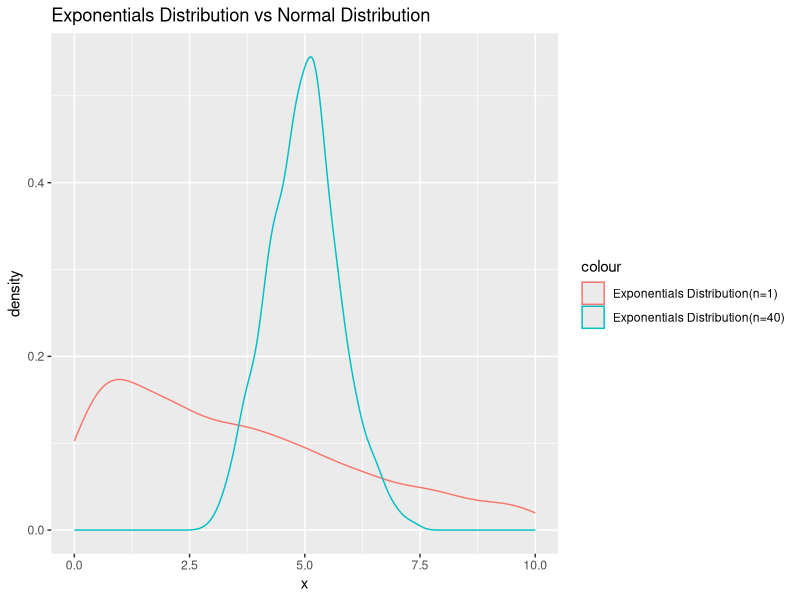

Generate this figure with R:
## ---- chunk 1
# Specify variables
set.seed(888)
n1=1
n2=40
noism=1000
lambda=0.2
# 1. Simulate Exponatial random variable with n=1
Sample1<-matrix(rexp(n1*noism, rate=lambda), noism)
SampleMean1<-apply(Sample1,1,mean)
samplemean1<-data.frame(x=SampleMean1)
# 2. Simulate Exponatial random variable with n=40
Sample2<-matrix(rexp(n2*noism, rate=lambda), noism)
SampleMean2<-apply(Sample2,1,mean)
samplemean2<-data.frame(x=SampleMean2)

## ---- chunk 2
library(ggplot2)
g<-ggplot()
g<-g+geom_density(data=samplemean1,aes(x=x,colour="Exponentials Distribution(n=1)"),linetype="solid")
g<-g+geom_density(data=samplemean2,aes(x=x,colour="Exponentials Distribution(n=40)"),linetype="solid")
g<-g+labs(title="Exponentials Distribution vs Normal Distribution")
g<-g+xlim(c(0,10))
g
